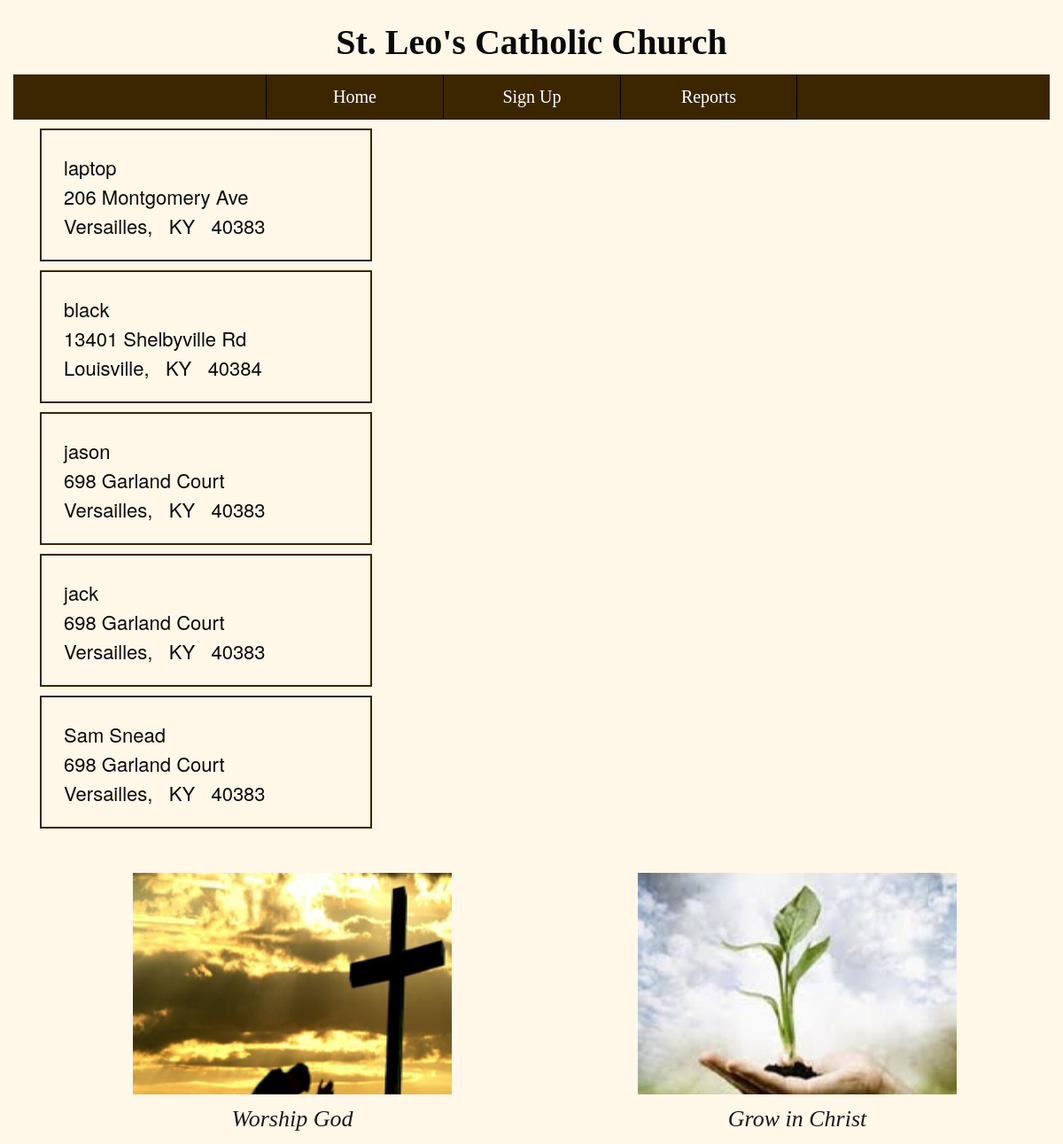
/mailinglist/ (upper part), run on an earlier commit of the app's database.
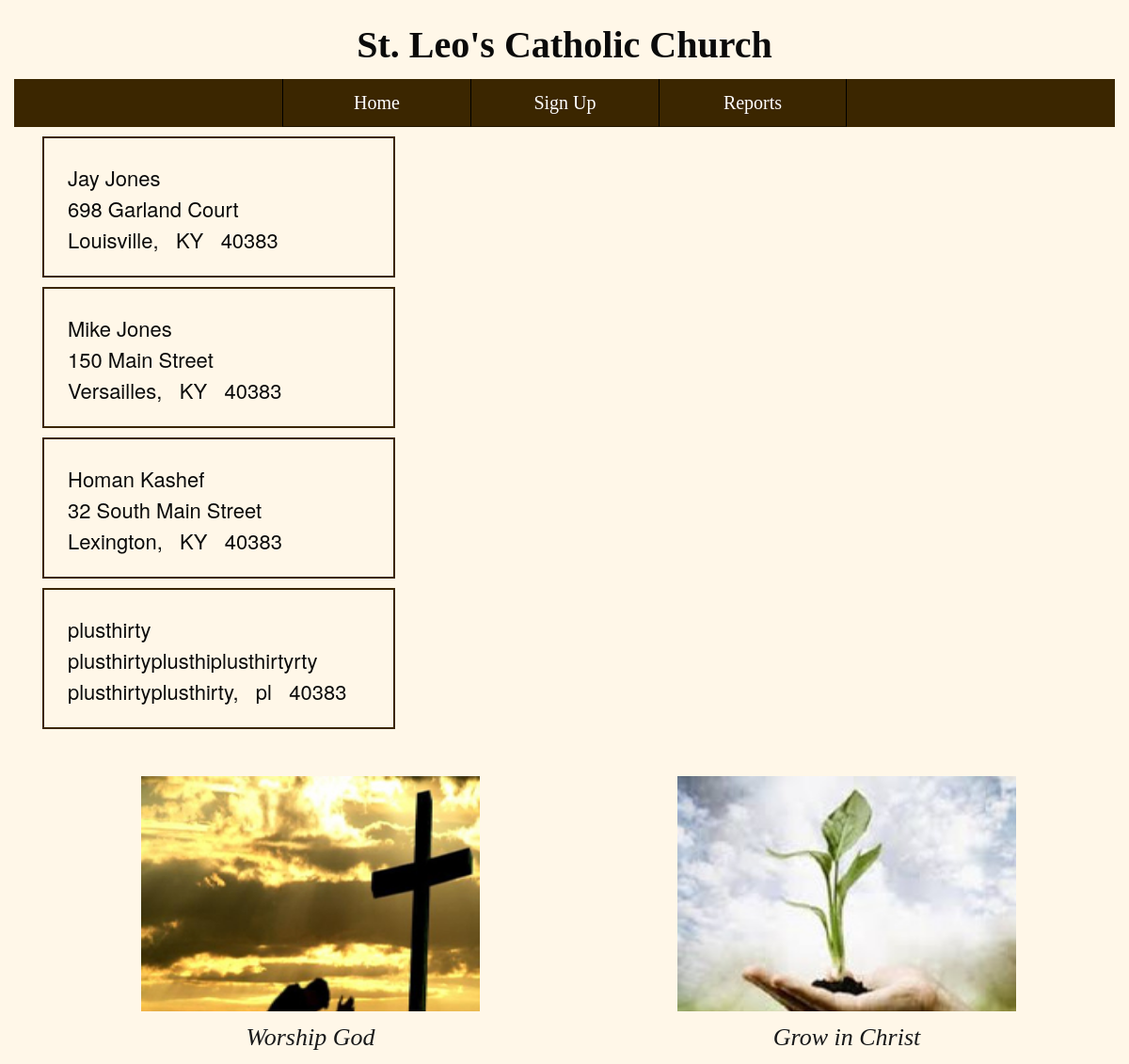
And on a later commit of the database.
### signup/models.py (models this page shows, shortened)
class DonorInfo(models.Model):
    name = models.CharField(max_length=35)
    street_address = models.CharField(blank=True, null=True, max_length=50)
    city = models.CharField(max_length=25, blank=True, null=True)
    state = models.CharField(max_length=2, blank=True, null=True)
    zipcode = models.IntegerField(null=True)
    email = models.EmailField(max_length=35, blank=True, null=True)
    phone = models.CharField(max_length=15, null=True, blank=True)
    date_created = models.DateTimeField(default=datetime.datetime.now, null=True)
    days_since_created = models.IntegerField(null=True, blank=True)
    payment_recvd = models.NullBooleanField(null=True)
    date_recvd = models.DateField(null=True)

### signup/views.py (the view)
# urls.py: path('mailinglist/', views.mailinglist, name='mailinglist'),
def mailinglist(request):
    contacts = DonorInfo.objects.all()
    for contact in contacts:
        name = contact.name
        street_address = contact.street_address
        city = contact.city
        state = contact.state
        zipcode = contact.zipcode
        context = {'contacts': contacts, 'name': name, 'street_address': street_address, 'city':city, 'state': state, 'zipcode': zipcode}
        return render(request, 'mailinglist.html', context)

### templates/mailinglist.html (shortened to what this page needs)
{% load widget_tweaks %}
{% load static %}
{% load bootstrap3 %}
{% bootstrap_css %}
<!DOCTYPE html>
<html data-whatinput="mouse" data-whatintent="mouse" class=" whatinput-types-initial whatinput-types-keyboard whatinput-types-mouse"><head>
  <link rel="stylesheet" href="{% static "css/foundation.min.css" %}">
  <link rel="stylesheet"href="{% static "css/wireframe-theme.min.css" %}">
  <link rel="stylesheet" href="{% static "css/main.css" %}">
<meta class="foundation-mq"></head>
<body class="" cz-shortcut-listen="true">
  <h1 class="site-title">St. Leo's Catholic Church</h1>
  <div class="container nav-wrapper">
    <a class="link-text nav-button" href="{% url 'index' %}">Home</a>
    <a class="link-text nav-button" href="{% url 'signupform' %}">Sign Up</a>
  <a class="link-text nav-button" href="{% url 'reports' %}">Reports</a>
  </div>
<div class="container">
              <div class="col-sm-8">
                  {% for contact in contacts %}
                  <div class="filterDiv {{contact.name}}">
<div class='addresslabel'>
                          {{contact.name}}<br>
                          {{contact.street_address}}<br>
                          {{contact.city}}, &nbsp {{contact.state}} &nbsp {{contact.zipcode}}
  </div>
                  </div>
                  {% endfor %}
              </div>
              <div class="container services-grid">
                <div class="container service">
                  <div class="responsive-picture">
                    <picture><img alt="Placeholder Picture" src="{% static 'images/cross.jpg' %}">
                    </picture>
                  </div>
                  <h5 class="service-title">Worship God</h5>
                </div>
                <div class="container service">
                  <div class="responsive-picture">
                    <picture><img alt="Placeholder Picture" src="{% static 'images/grow.jpeg' %}">
                    </picture>
                  </div>
                  <h5 class="service-title">Grow in Christ<br>
                  </h5>
                </div>
              </div>
            </body></html>

### signup/static/css/main.css (style rules this page uses)
h1.site-title { margin-top: 20px; text-align: center; font-weight: 700; font-size: 40px; font-family: 'Montserrat', cursive; }
h5 { text-align: center; font-style: italic; font-size: 26px; font-family: Georgia, Times, 'Times New Roman', serif; }
h5.service-title { margin-top: 10px; color: #18191a; }
a.link-text.nav-button { display: block; padding-top: 10px; padding-bottom: 10px; border-top-color: rgba(0, 0, 0, .4); border-bottom: .0625rem solid rgba(0, 0, 0, .4); background-color: #3B2600; color: #fff; text-align: center; font-size: 20px; font-family: 'Montserrat', cursive; }
.container.service { margin-right: auto; margin-bottom: 60px; margin-left: auto; padding-right: 20px; padding-left: 20px; max-width: 400px; }
div.responsive-picture { max-width: none; max-height: 250px; margin-top: 50px; }
@media screen and (min-width: 40rem) { a.link-text.nav-button { padding-right: 20px; padding-left: 20px; width: 200px; border-left: .0625rem solid #000; } }
@media screen and (min-width: 40rem) { a.link-text.nav-button:last-of-type { border-right: .0625rem solid #000; } }
@media screen and (min-width: 40rem) { .container.nav-wrapper { display: -webkit-box; display: -webkit-flex; display: -moz-box; display: -ms-flexbox; display: flex; -ms-flex-pack: center; background-color: #3B2600; -webkit-box-pack: center; -webkit-justify-content: center; -moz-box-pack: center; justify-content: center; } }
@media screen and (min-width: 40rem) { .container.services-grid { display: -webkit-box; display: -webkit-flex; display: -moz-box; display: -ms-flexbox; display: flex; -webkit-flex-wrap: wrap; -ms-flex-wrap: wrap; flex-wrap: wrap; } }
@media screen and (min-width: 64rem) { .container.nav-wrapper { margin-right: auto; margin-left: auto; max-width: 1400px; } }
@media screen and (min-width: 64rem) { .container.services-grid { margin-right: auto; margin-left: auto; max-width: 1200px; } }

### templates/mailinglist.html (style rules this page uses)
body { background-color: #FFF7E8; }
.addresslabel { font-size: 22px; width: 375px; height: 150px; border-style: solid; border-color: #3B2600; border-width: 2px; margin-top: 10px; padding-left: 25px; padding-top:25px; }

What changed in the data, as far as the page shows it:
removed DonorInfo: name "laptop", street_address "206 Montgomery Ave", city "Versailles", state "KY", zipcode "40383"
removed DonorInfo: name "black", street_address "13401 Shelbyville Rd", city "Louisville", state "KY", zipcode "40384"
removed DonorInfo: name "jason", street_address "698 Garland Court", city "Versailles", state "KY", zipcode "40383"
removed DonorInfo: name "jack", street_address "698 Garland Court", city "Versailles", state "KY", zipcode "40383"
removed DonorInfo: name "Sam Snead", street_address "698 Garland Court", city "Versailles", state "KY", zipcode "40383"
added DonorInfo: name "Jay Jones", street_address "698 Garland Court", city "Louisville", state "KY", zipcode "40383"
added DonorInfo: name "Mike Jones", street_address "150 Main Street", city "Versailles", state "KY", zipcode "40383"
added DonorInfo: name "Homan Kashef", street_address "32 South Main Street", city "Lexington", state "KY", zipcode "40383"
added DonorInfo: name "plusthirty", street_address "plusthirtyplusthiplusthirtyrty", city "plusthirtyplusthirty", state "pl", zipcode "40383"
